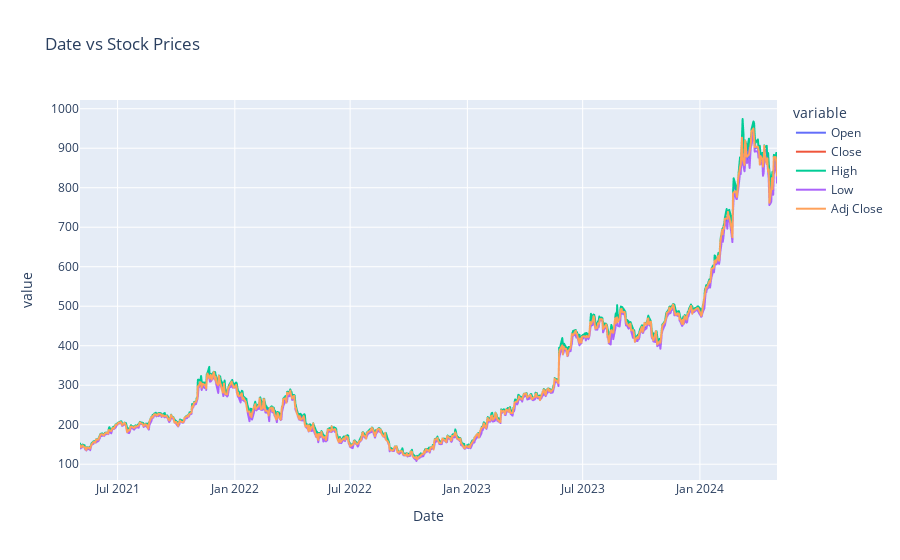

The notebook cell this image was saved under:
### Markdown cell above
It can be seen that the trends between all data points aside volume are largely the same. Too little dilation from each other, this could mean that Nvidia has been on a steady rise throughout Covid but had a massive spike near 2024.

### Code cell
fig = px.line(df_nvidia, y=['Open', 'Close', 'High', 'Low', 'Adj Close'], title = 'Date vs Stock Prices')
fig.show()

### Figure 1 — Plotly figure (JSON) as saved in the notebook; plotly's stock layout.template omitted (floating-point values rounded to 4 significant figures; data arrays with more than 128 entries replaced by an {"elided": "..."} marker saying what was removed)
{"data": [{"hovertemplate": "variable=Open<br>Date=%{x}<br>value=%{y}<extra></extra>", "legendgroup": "Open", "line": {"color": "#636efa", "dash": "solid"}, "marker": {"symbol": "circle"}, "mode": "lines", "name": "Open", "showlegend": true, "type": "scattergl", "x": {"elided": "755 str values"}, "xaxis": "x", "y": {"elided": "755 float values"}, "yaxis": "y"}, {"hovertemplate": "variable=Close<br>Date=%{x}<br>value=%{y}<extra></extra>", "legendgroup": "Close", "line": {"color": "#EF553B", "dash": "solid"}, "marker": {"symbol": "circle"}, "mode": "lines", "name": "Close", "showlegend": true, "type": "scattergl", "x": {"elided": "755 str values"}, "xaxis": "x", "y": {"elided": "755 float values"}, "yaxis": "y"}, {"hovertemplate": "variable=High<br>Date=%{x}<br>value=%{y}<extra></extra>", "legendgroup": "High", "line": {"color": "#00cc96", "dash": "solid"}, "marker": {"symbol": "circle"}, "mode": "lines", "name": "High", "showlegend": true, "type": "scattergl", "x": {"elided": "755 str values"}, "xaxis": "x", "y": {"elided": "755 float values"}, "yaxis": "y"}, {"hovertemplate": "variable=Low<br>Date=%{x}<br>value=%{y}<extra></extra>", "legendgroup": "Low", "line": {"color": "#ab63fa", "dash": "solid"}, "marker": {"symbol": "circle"}, "mode": "lines", "name": "Low", "showlegend": true, "type": "scattergl", "x": {"elided": "755 str values"}, "xaxis": "x", "y": {"elided": "755 float values"}, "yaxis": "y"}, {"hovertemplate": "variable=Adj Close<br>Date=%{x}<br>value=%{y}<extra></extra>", "legendgroup": "Adj Close", "line": {"color": "#FFA15A", "dash": "solid"}, "marker": {"symbol": "circle"}, "mode": "lines", "name": "Adj Close", "showlegend": true, "type": "scattergl", "x": {"elided": "755 str values"}, "xaxis": "x", "y": {"elided": "755 float values"}, "yaxis": "y"}], "layout": {"legend": {"title": {"text": "variable"}, "tracegroupgap": 0}, "title": {"text": "Date vs Stock Prices"}, "xaxis": {"anchor": "y", "domain": [0, 1], "title": {"text": "Date"}}, "yaxis": {"anchor": "x", "domain": [0, 1], "title": {"text": "value"}}}}
